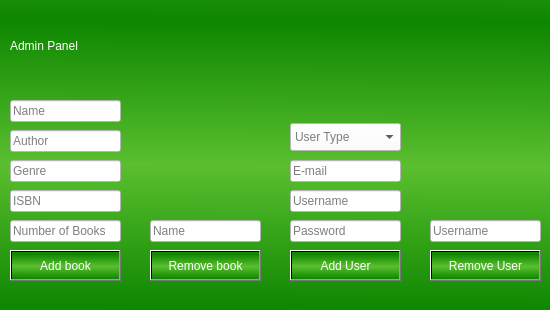
<?xml version="1.0" encoding="UTF-8"?>
<ui version="4.0">
 <class>AdminDashboard</class>
 <widget class="QDialog" name="AdminDashboard">
  <property name="geometry">
   <rect>
    <x>0</x>
    <y>0</y>
    <width>550</width>
    <height>310</height>
   </rect>
  </property>
  <property name="windowTitle">
   <string>Dialog</string>
  </property>
  <property name="styleSheet">
   <string notr="true">background-color: qlineargradient(spread:reflect, x1:0.484, y1:0.534091, x2:0.479, y2:1, stop:0 rgba(90, 191, 47, 255), stop:1 rgba(13, 134, 0, 255));</string>
  </property>
  <widget class="QLineEdit" name="bookNameInput">
   <property name="geometry">
    <rect>
     <x>10</x>
     <y>100</y>
     <width>111</width>
     <height>22</height>
    </rect>
   </property>
   <property name="styleSheet">
    <string notr="true">color: black;
background-color: white;</string>
   </property>
   <property name="text">
    <string/>
   </property>
   <property name="placeholderText">
    <string>Name</string>
   </property>
  </widget>
  <widget class="QLineEdit" name="authorNameInput">
   <property name="geometry">
    <rect>
     <x>10</x>
     <y>130</y>
     <width>111</width>
     <height>22</height>
    </rect>
   </property>
   <property name="styleSheet">
    <string notr="true">color: black;
background-color: white;</string>
   </property>
   <property name="text">
    <string/>
   </property>
   <property name="placeholderText">
    <string>Author</string>
   </property>
  </widget>
  <widget class="QLineEdit" name="genreInput">
   <property name="geometry">
    <rect>
     <x>10</x>
     <y>160</y>
     <width>111</width>
     <height>22</height>
    </rect>
   </property>
   <property name="styleSheet">
    <string notr="true">color: black;
background-color: white;</string>
   </property>
   <property name="text">
    <string/>
   </property>
   <property name="placeholderText">
    <string>Genre</string>
   </property>
  </widget>
  <widget class="QLineEdit" name="isbnInput">
   <property name="geometry">
    <rect>
     <x>10</x>
     <y>190</y>
     <width>111</width>
     <height>22</height>
    </rect>
   </property>
   <property name="styleSheet">
    <string notr="true">color: black;
background-color: white;</string>
   </property>
   <property name="text">
    <string/>
   </property>
   <property name="placeholderText">
    <string>ISBN</string>
   </property>
  </widget>
  <widget class="QLineEdit" name="numberInput">
   <property name="geometry">
    <rect>
     <x>10</x>
     <y>220</y>
     <width>111</width>
     <height>22</height>
    </rect>
   </property>
   <property name="styleSheet">
    <string notr="true">color: black;
background-color: white;</string>
   </property>
   <property name="text">
    <string/>
   </property>
   <property name="placeholderText">
    <string>Number of Books</string>
   </property>
  </widget>
  <widget class="QPushButton" name="addBooksButton">
   <property name="geometry">
    <rect>
     <x>10</x>
     <y>250</y>
     <width>111</width>
     <height>31</height>
    </rect>
   </property>
   <property name="styleSheet">
    <string notr="true">color: white;</string>
   </property>
   <property name="text">
    <string>Add book</string>
   </property>
  </widget>
  <widget class="QPushButton" name="removeBooksButton">
   <property name="geometry">
    <rect>
     <x>150</x>
     <y>250</y>
     <width>111</width>
     <height>31</height>
    </rect>
   </property>
   <property name="styleSheet">
    <string notr="true">color: white;</string>
   </property>
   <property name="text">
    <string>Remove book</string>
   </property>
  </widget>
  <widget class="QLineEdit" name="removeBookInput">
   <property name="geometry">
    <rect>
     <x>150</x>
     <y>220</y>
     <width>111</width>
     <height>22</height>
    </rect>
   </property>
   <property name="styleSheet">
    <string notr="true">color: black;
background-color: white;</string>
   </property>
   <property name="text">
    <string/>
   </property>
   <property name="placeholderText">
    <string>Name</string>
   </property>
  </widget>
  <widget class="QPushButton" name="addUserButton">
   <property name="geometry">
    <rect>
     <x>290</x>
     <y>250</y>
     <width>111</width>
     <height>31</height>
    </rect>
   </property>
   <property name="styleSheet">
    <string notr="true">color:white;</string>
   </property>
   <property name="text">
    <string>Add User</string>
   </property>
  </widget>
  <widget class="QPushButton" name="RemoveUserButton">
   <property name="geometry">
    <rect>
     <x>430</x>
     <y>250</y>
     <width>111</width>
     <height>31</height>
    </rect>
   </property>
   <property name="styleSheet">
    <string notr="true">color: white;</string>
   </property>
   <property name="text">
    <string>Remove User</string>
   </property>
  </widget>
  <widget class="QLineEdit" name="removeUserInput">
   <property name="geometry">
    <rect>
     <x>430</x>
     <y>220</y>
     <width>111</width>
     <height>22</height>
    </rect>
   </property>
   <property name="styleSheet">
    <string notr="true">color: black;
background-color: white;</string>
   </property>
   <property name="text">
    <string/>
   </property>
   <property name="placeholderText">
    <string>Username</string>
   </property>
  </widget>
  <widget class="QLineEdit" name="UsernameInput">
   <property name="geometry">
    <rect>
     <x>290</x>
     <y>190</y>
     <width>111</width>
     <height>22</height>
    </rect>
   </property>
   <property name="styleSheet">
    <string notr="true">color: black;
background-color: white;</string>
   </property>
   <property name="text">
    <string/>
   </property>
   <property name="placeholderText">
    <string>Username</string>
   </property>
  </widget>
  <widget class="QLineEdit" name="UserPasswordInput">
   <property name="geometry">
    <rect>
     <x>290</x>
     <y>220</y>
     <width>111</width>
     <height>22</height>
    </rect>
   </property>
   <property name="styleSheet">
    <string notr="true">color: black;
background-color: white;</string>
   </property>
   <property name="text">
    <string/>
   </property>
   <property name="placeholderText">
    <string>Password</string>
   </property>
  </widget>
  <widget class="QLabel" name="title">
   <property name="geometry">
    <rect>
     <x>10</x>
     <y>20</y>
     <width>301</width>
     <height>51</height>
    </rect>
   </property>
   <property name="styleSheet">
    <string notr="true">color: white;
font: 22pt &quot;Calibri&quot;;
background-color:transparent;</string>
   </property>
   <property name="text">
    <string>Admin Panel</string>
   </property>
  </widget>
  <widget class="QComboBox" name="UserComboBox">
   <property name="geometry">
    <rect>
     <x>290</x>
     <y>123</y>
     <width>111</width>
     <height>28</height>
    </rect>
   </property>
   <property name="styleSheet">
    <string notr="true">color:black;
background-color:white;</string>
   </property>
   <property name="placeholderText">
    <string>User Type</string>
   </property>
   <item>
    <property name="text">
     <string>User</string>
    </property>
   </item>
   <item>
    <property name="text">
     <string>Admin</string>
    </property>
   </item>
  </widget>
  <widget class="QLineEdit" name="EmailInput">
   <property name="geometry">
    <rect>
     <x>290</x>
     <y>160</y>
     <width>111</width>
     <height>22</height>
    </rect>
   </property>
   <property name="styleSheet">
    <string notr="true">color: black;
background-color: white;</string>
   </property>
   <property name="text">
    <string/>
   </property>
   <property name="placeholderText">
    <string>E-mail</string>
   </property>
  </widget>
 </widget>
 <resources/>
 <connections/>
</ui>
